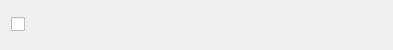
<?xml version="1.0" encoding="UTF-8"?>
<ui version="4.0">
 <class>_widget_top</class>
 <widget class="QWidget" name="_widget_top">
  <property name="geometry">
   <rect>
    <x>0</x>
    <y>0</y>
    <width>393</width>
    <height>50</height>
   </rect>
  </property>
  <property name="minimumSize">
   <size>
    <width>300</width>
    <height>30</height>
   </size>
  </property>
  <property name="windowTitle">
   <string>Param</string>
  </property>
  <layout class="QVBoxLayout" name="verticalLayout">
   <item>
    <layout class="QHBoxLayout" name="_layout_h" stretch="0">
     <item>
      <widget class="QCheckBox" name="_checkbox">
       <property name="minimumSize">
        <size>
         <width>30</width>
         <height>25</height>
        </size>
       </property>
      </widget>
     </item>
    </layout>
   </item>
  </layout>
 </widget>
 <resources/>
 <connections/>
</ui>
